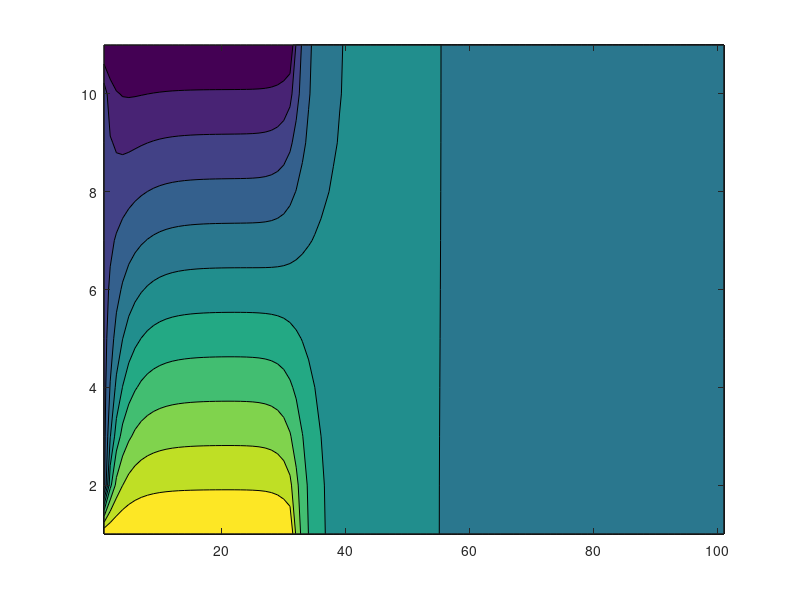

MATLAB code to generate this figure:
clear;clc; close all;

%% Define Model Variables
Length=0.3; %Assume total length of canal 30cm
H=0.03; %Width of canal in m

T_Hot = 40; %degC
T_Cold= 10; %degC
T_Env=17; %degC
%Assume water passes through the channel
m= 0.891*0.001; %Pas
k= 0.607; %W/mK
Cp=4180; %J/kgK
den=997; %kg/m^3
dP_dx = -3.6; %pressure difference in channel

%% Define Grid Mesh
dh=1 ;
L=10; 
x=0:dh:10*L; x(end)=10*L; 
y=0:dh:L; y(end)=L; 
nx=length(x);  % number of nodes in x direction
ny=length(y);  % number of nodes in y direction 
dh=Length/(nx-1);
n=nx*ny;       % total number of nodes 

%% Mark Nodes
top=ny+1:ny:n-2*ny+1; bottom=2*ny:ny:n-ny;
left=2:ny-1; right=(n-ny+2):n-1;
corners=[1 ny n-ny+1 n];
inner=1:n; inner([left right top bottom corners])=[];
border=1:n; border(inner)=[];

plate_cover = 0.3; %percentage of plates to total length
plate_length = plate_cover*Length;
HotPlate = [corners(1) top(1:plate_length/dh)]; %nodes corresponding to Hot Plate
ColdPlate = [corners(2) bottom(1:plate_length/dh)]; %nodes corresponding to Cold Plate

%% Peclet Number

v_mean=(-1/12)*(dP_dx)*H^2; 
Re=den*v_mean*10*L/m;
Pr=m*Cp/k;
Pe=Re*Pr;

%% Calculations 

B=-(dh)^2*(m/k)*(1/(2*m))*(dP_dx).*(y.^2-2*H.*y+H^2);
B=B'; B=flip(B); 
B=repmat(B,1,nx);
B(HotPlate)=T_Hot; B(ColdPlate)=T_Cold; 
B(left)=T_Env;
B=reshape(B,n,1);

D_minus_ny=[repmat([0 ones(1,ny-2) 0],1,length(ColdPlate)-1) ones(1,n-ColdPlate(end)-ny) 2*ones(1,ny) zeros(1,ny)];
D_minus_1=[[0 zeros(1,ny-2) 0] repmat([0 ones(1,ny-2) 0],1,length(ColdPlate)-1) repmat([0 ones(1,ny-2) 2],1,nx-length(ColdPlate)) 0];
D_minus_1(1)=[];
D_0=[[1 ones(1,ny-2) 1] repmat([1 -4*ones(1,ny-2) 1],1,length(ColdPlate)-1) -4*ones(1,n-ColdPlate(end))];
D_plus_1=[0 [0 zeros(1,ny-2) 0] repmat([0 ones(1,ny-2) 0],1,length(ColdPlate)-1) repmat([2 ones(1,ny-2) 0],1,nx-length(ColdPlate))]; D_plus_1(end)=[];
D_plus_ny=[zeros(1,ny) zeros(1,ny) repmat([0 ones(1,ny-2) 0],1,length(ColdPlate)-1) ones(1,n-ColdPlate(end)-ny)];

A=sparse(n,n);
A=spdiags(D_minus_ny',-ny,A);
A=spdiags(D_minus_1',-1,A);
A=spdiags(D_0',0,A);
A=spdiags(D_plus_1',1,A);
A=spdiags(D_plus_ny',ny,A);

T=A\B;
T=reshape(T,ny,nx);
figure(1);contourf(T)
% T_graph=T(:,[1 floor(length(ColdPlate)/2) length(ColdPlate)+3 floor(0.8*nx) nx]);
% figure(2); plot(T_graph')
